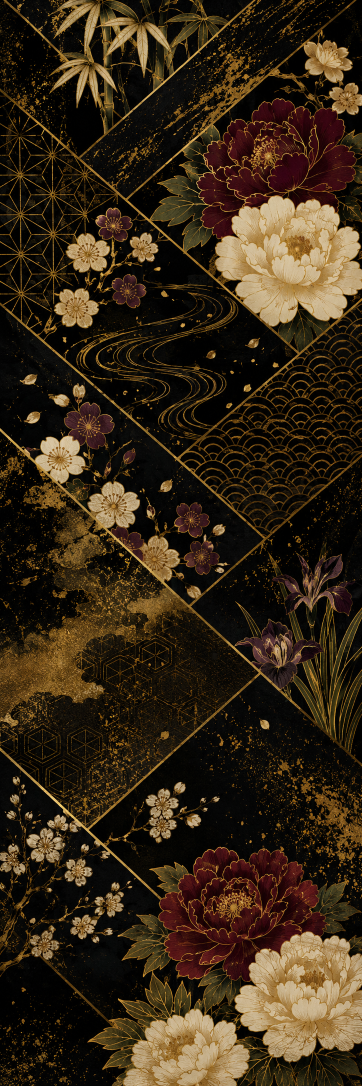
#> input picture public/ChatGPT Image 2026年5月19日 18_08_56.png, 724 x 2172 px, found by its file name (shown at 1/2 size)
$ python extend_image.py
#> lines starting #> are read from the running program, lines starting #| are printed output that depends on the picture
"""
Extend the Japanese wafuu image.
Strategy: fill large zones with visible patterns, then overlay gold diamond grid.
"""
from PIL import Image, ImageDraw
import math, random

random.seed(33)

GOLD     = (198, 160,  42)
MID_GOLD = (162, 128,  30)
DIM_GOLD = (115,  88,  18)
BLACK    = (  8,   6,   4)
CREAM    = (228, 208, 160)
PALE_PNK = (195, 168, 178)
DEEP_RED = (115,  18,  25)

# Zone base colors
Z1 = ( 42,   8,   8)   # deep burgundy
Z2 = (  8,  10,  46)   # deep indigo
Z3 = (  8,  42,  16)   # deep pine green
Z4 = ( 28,   6,  20)   # deep plum

# ── pattern fills (applied to a full rectangular tile) ────────────

def fill_seigaiha(td, w, h, bg, r=45):
    y, row = r, 0
    while y < h + r:
        x = (r if row % 2 else 0)
        while x < w + r:
            td.pieslice([x-r, y-r, x+r, y+r], 180, 360, fill=bg, outline=GOLD)
            ir = int(r * .6)
            td.arc([x-ir, y-ir, x+ir, y+ir], 180, 360, fill=MID_GOLD, width=1)
            ir2 = int(r * .32)
            td.arc([x-ir2, y-ir2, x+ir2, y+ir2], 180, 360, fill=DIM_GOLD, width=1)
            x += r * 2
        y += r; row += 1

def fill_asanoha(td, w, h, sz=34):
    step = int(sz * 2)
    y = step // 2
    while y < h + step:
        x = step // 2
        while x < w + step:
            for deg in range(0, 360, 60):
                a  = math.radians(deg)
                a2 = math.radians(deg + 60)
                ex,  ey  = x + sz*math.cos(a),  y + sz*math.sin(a)
                ex2, ey2 = x + sz*math.cos(a2), y + sz*math.sin(a2)
                td.line([(x,y),(ex,ey)],     fill=GOLD, width=1)
                td.line([(ex,ey),(ex2,ey2)], fill=GOLD, width=1)
            x += step
        y += step

def fill_kikkou(td, w, h, bg, r=32):
    hh = math.sqrt(3) * r
    col, x = 0, 0.0
    while x < w + r:
        y = hh / 2 if col % 2 else 0.0
        while y < h + r:
            pts = [(x + r*math.cos(math.radians(60*i)),
                    y + r*math.sin(math.radians(60*i))) for i in range(6)]
            td.polygon(pts, fill=bg, outline=GOLD)
            y += hh
        x += r * 1.5; col += 1

def fill_shippo(td, w, h, r=32):
    row = 0; y = 0
    while y < h + r:
        x = (r if row % 2 else 0)
        while x < w + r * 2:
            td.arc([x-r, y-r, x+r, y+r], 0, 360, fill=GOLD, width=2)
            x += r * 2
        y += r; row += 1

def fill_sakura(td, w, h):
    random.seed(42)
    for _ in range(35):
        sx = random.randint(15, w - 15)
        sy = random.randint(15, h - 15)
        r  = random.randint(14, 26)
        pc = CREAM if random.random() > .45 else PALE_PNK
        for i in range(5):
            a  = math.radians(72*i - 90)
            px, py = sx + r*math.cos(a), sy + r*math.sin(a)
            td.ellipse([px-r*.42, py-r*.42, px+r*.42, py+r*.42], fill=pc)
        td.ellipse([sx-r*.24, sy-r*.24, sx+r*.24, sy+r*.24], fill=GOLD)
    for _ in range(20):
        fx = random.randint(4, w-4); fy = random.randint(4, h-4)
        fr = random.randint(4, 8)
        td.ellipse([fx-fr,fy-fr,fx+fr,fy+fr],
                   fill=PALE_PNK if random.random()>.5 else CREAM)

def fill_waves(td, w, h):
    sp = 26; amp = 16; freq = 60
    y = 0
    while y < h:
        pts = [(x, y + amp*math.sin(2*math.pi*x/freq))
               for x in range(0, w+2, 3)]
        for i in range(len(pts)-1):
            td.line([pts[i],pts[i+1]], fill=MID_GOLD, width=1)
        y += sp


# ── build zone tiles and paste them ──────────────────────────────

original = Image.open(r'C:\Users\tryss\maro-hp3\public\ChatGPT Image 2026年5月19日 18_08_56.png')
#> original is the input picture: PIL image 724x2172 RGB; mean R, G, B 53.8, 39.8, 22.4
orig_w, orig_h = original.size
#> orig_w = 724; orig_h = 2172
print(f"Original: {orig_w}×{orig_h}")
#| Original: 724×2172

SCALE = 3
new_h = orig_h * SCALE
#> new_h = 6516
ext_h = new_h - orig_h      # 4344
#> ext_h = 4344

canvas = Image.new('RGB', (orig_w, new_h), BLACK)
canvas.paste(original, (0, 0))
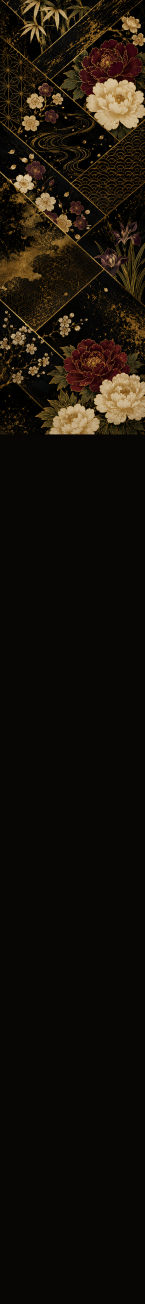
#> canvas: PIL image 724x6516 RGB (shown at 1/5 size); mean R, G, B 23.3, 17.3, 10.1

# Zone boundaries in the extension
z_h = ext_h // 4   # ~1086 px per zone
#> z_h = 1086

zones = [
    (orig_h,          orig_h + z_h,       Z1, lambda td,w,h: fill_seigaiha(td,w,h,Z1)),
    (orig_h + z_h,    orig_h + z_h*2,     Z2, lambda td,w,h: fill_asanoha(td,w,h)),
    (orig_h + z_h*2,  orig_h + z_h*3,     Z3, lambda td,w,h: fill_kikkou(td,w,h,Z3)),
    (orig_h + z_h*3,  new_h,              Z4, lambda td,w,h: fill_sakura(td,w,h)),
]

for y0, y1, bg, fn in zones:
    h_zone = y1 - y0
    tile   = Image.new('RGB', (orig_w, h_zone), bg)
    fn(ImageDraw.Draw(tile), orig_w, h_zone)
    canvas.paste(tile, (0, y0))
#> this loop made 4 passes
#> pass 1, `tile   = Image.new('RGB', (orig_w, h_zone), bg)`:
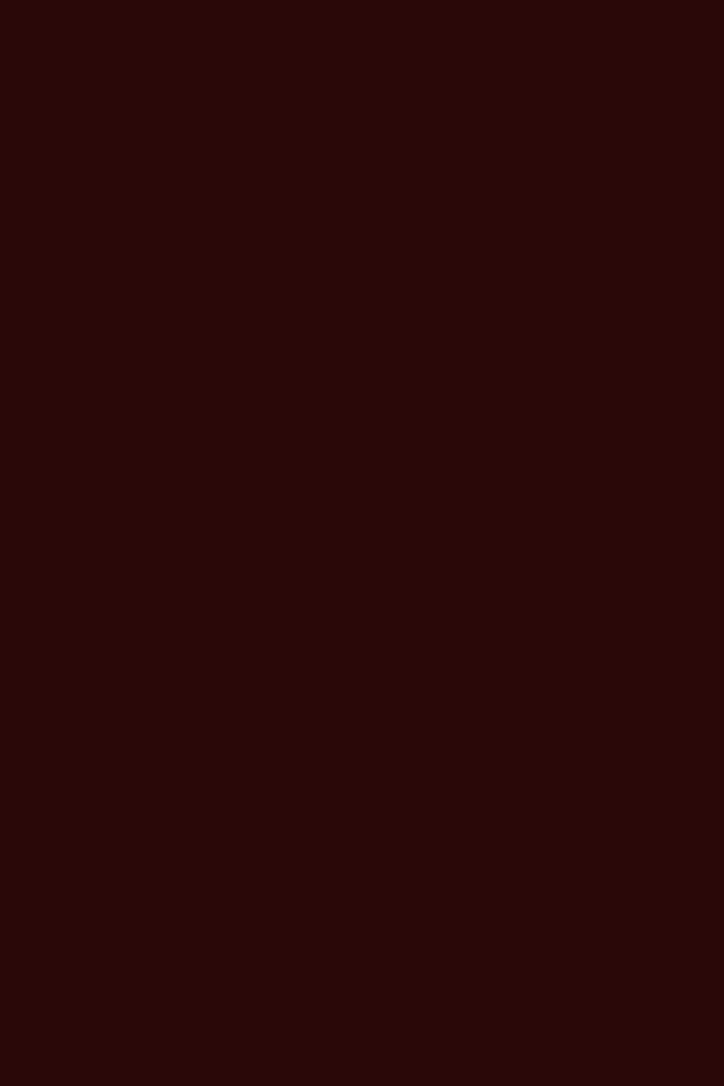
#> tile: PIL image 724x1086 RGB; mean R, G, B 42, 8, 8
#> pass 2, `tile   = Image.new('RGB', (orig_w, h_zone), bg)`:
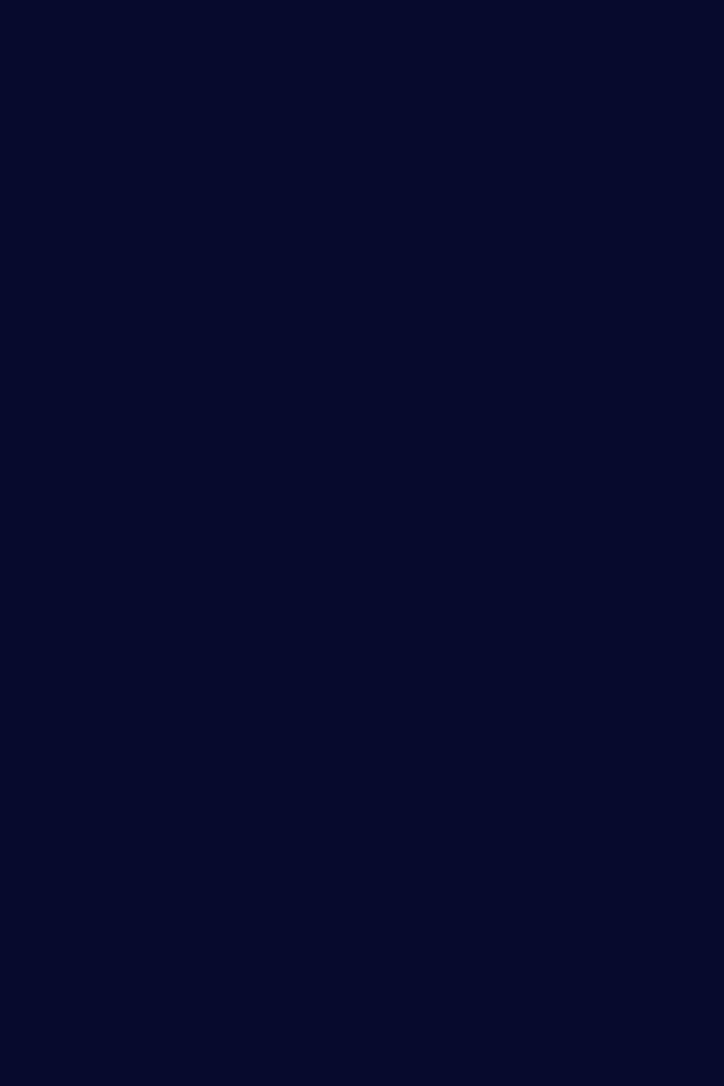
#> tile: PIL image 724x1086 RGB; mean R, G, B 8, 10, 46
#> pass 3, `tile   = Image.new('RGB', (orig_w, h_zone), bg)`:
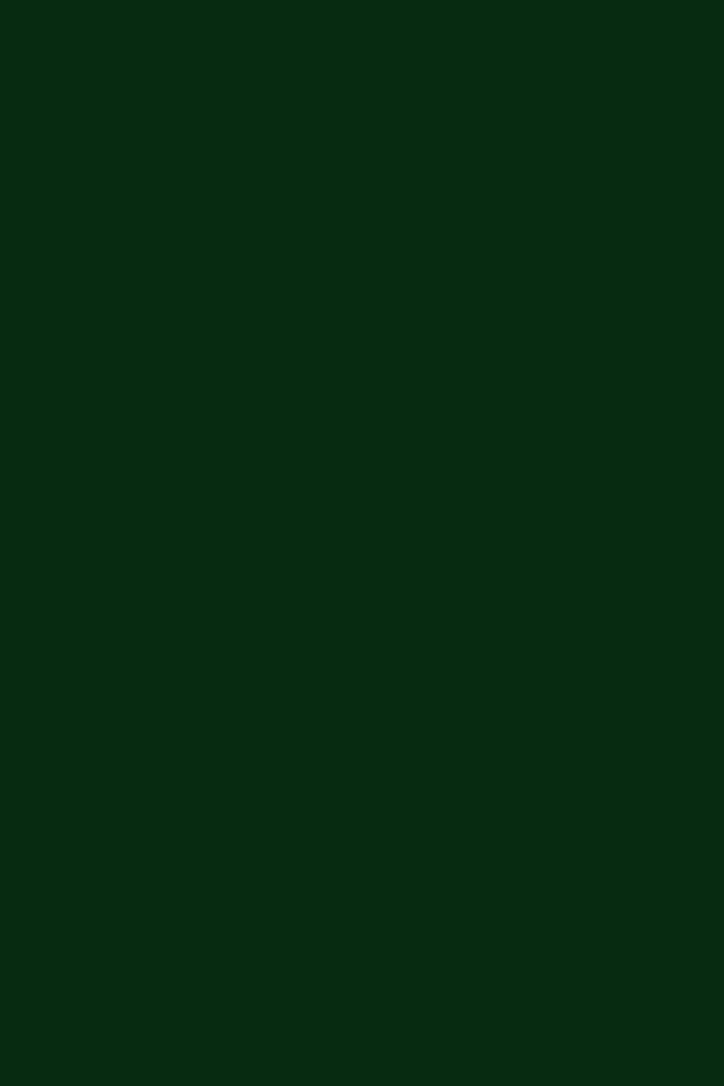
#> tile: PIL image 724x1086 RGB; mean R, G, B 8, 42, 16
#> after the loop:
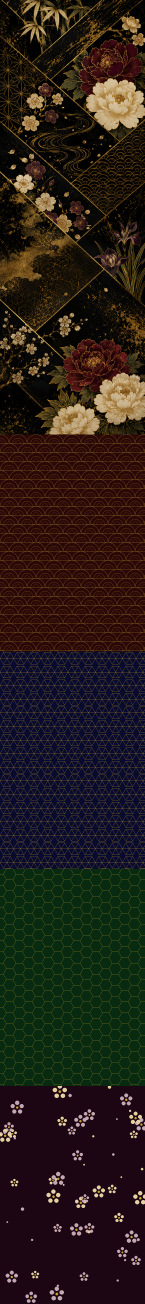
#> canvas: PIL image 724x6516 RGB (shown at 1/5 size); mean R, G, B 39.4, 30.4, 24.3
#> after the loop:
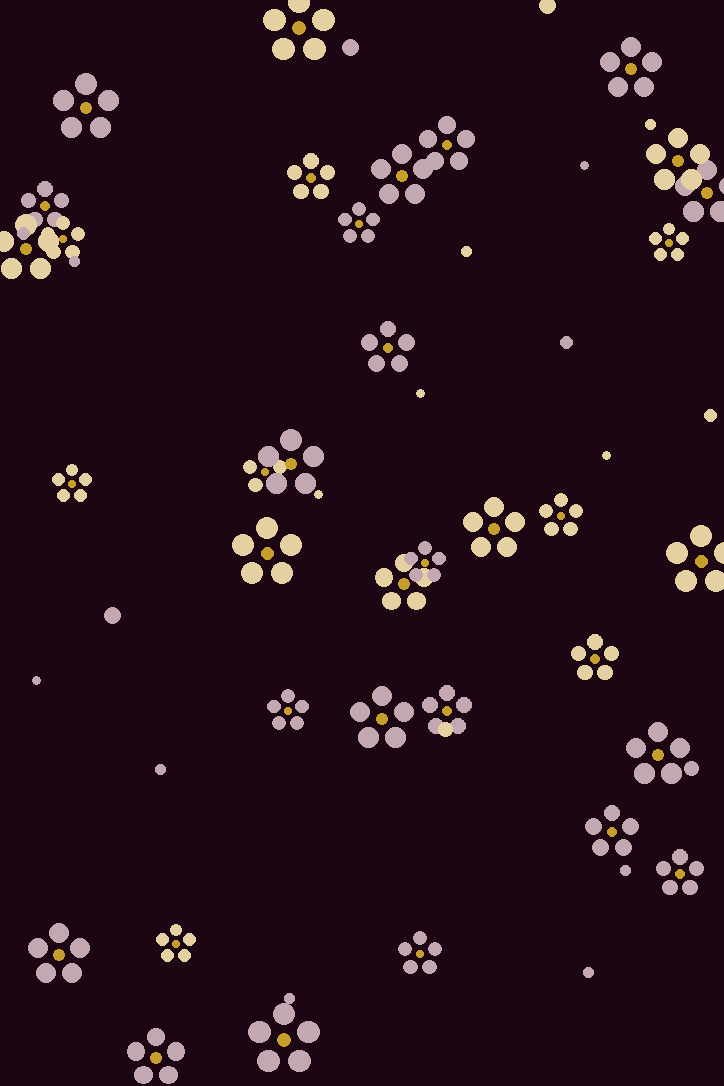
#> tile: PIL image 724x1086 RGB; mean R, G, B 38.8, 16.6, 28.5

# ── soft cross-fades between zones ───────────────────────────────
FADE_Z = 80
for y0, y1, bg, fn in zones[1:]:
    for y in range(y0, min(y0 + FADE_Z, y1)):
        t = (y - y0) / FADE_Z
        prev_row = canvas.getpixel if False else None   # unused
        for x in range(orig_w):
            above = canvas.getpixel((x, y - 1))
            below = canvas.getpixel((x, y))
            canvas.putpixel((x, y),
                tuple(int(above[c]*(1-t) + below[c]*t) for c in range(3)))

# ── overlay gold diagonal grid on entire extension ────────────────
draw   = ImageDraw.Draw(canvas)
SPACING = 220

for b in range(-SPACING * 5, orig_w + new_h + SPACING * 5, SPACING):
    # ↘  y = x + b
    pts = [(x, x + b) for x in range(0, orig_w + 1, 2)
           if orig_h - SPACING <= x + b <= new_h]
    for i in range(len(pts) - 1):
        draw.line([pts[i], pts[i+1]], fill=GOLD, width=2)
        draw.line([pts[i], pts[i+1]], fill=(228, 192, 65), width=1)

    # ↙  y = -x + b
    pts = [(x, b - x) for x in range(0, orig_w + 1, 2)
           if orig_h - SPACING <= b - x <= new_h]
    for i in range(len(pts) - 1):
        draw.line([pts[i], pts[i+1]], fill=GOLD, width=2)
        draw.line([pts[i], pts[i+1]], fill=(228, 192, 65), width=1)

# ── smooth seam at join ───────────────────────────────────────────
FADE = 220
for y in range(orig_h - FADE, min(orig_h + FADE // 3, new_h)):
    t = (y - (orig_h - FADE)) / (FADE * 1.5)
    t = max(0.0, min(1.0, t))
    for x in range(orig_w):
        op = original.getpixel((x, min(y, orig_h - 1)))
        ep = canvas.getpixel((x, y))
        canvas.putpixel((x, y),
            tuple(int(op[c] * (1-t) + ep[c] * t) for c in range(3)))
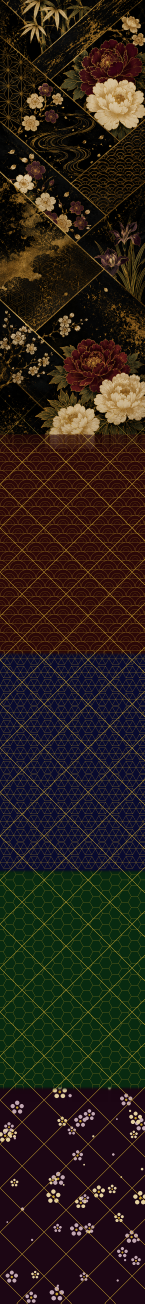
#> canvas: PIL image 724x6516 RGB (shown at 1/5 size); mean R, G, B 42.5, 33.1, 24.7

# ── save ──────────────────────────────────────────────────────────
out = r'C:\Users\tryss\maro-hp3\public\wafuu_extended.png'
canvas.save(out)
print(f"Saved {orig_w}×{new_h} → {out}")
#| Saved 724×6516 → C:\Users\tryss\maro-hp3\public\wafuu_extended.png

$ run again, with public/ChatGPT Image 2026年5月19日 19_21_45.png copied over public/ChatGPT Image 2026年5月19日 18_08_56.png
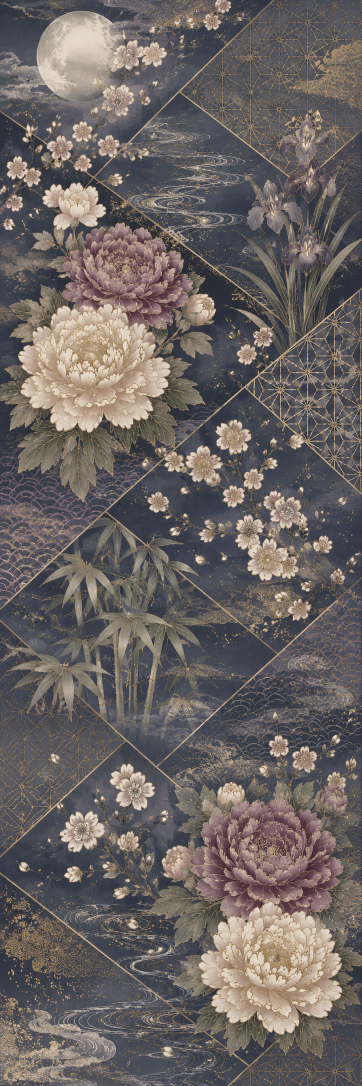
#> input picture public/ChatGPT Image 2026年5月19日 19_21_45.png, 724 x 2172 px, found by its file name (shown at 1/2 size)
#> original is the input picture: PIL image 724x2172 RGB; mean R, G, B 106.8, 100.1, 98.4
#| Original: 724×2172
#> `canvas.paste(original, (0, 0))`:
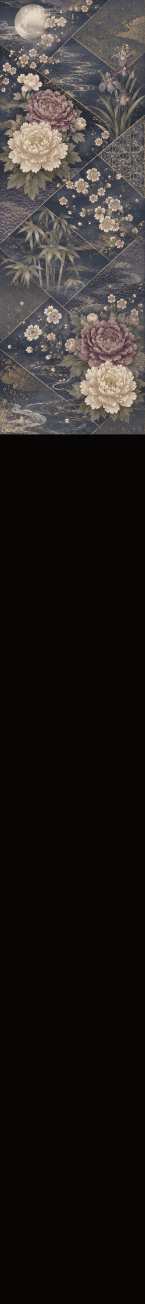
#> canvas: PIL image 724x6516 RGB (shown at 1/5 size); mean R, G, B 40.9, 37.4, 35.5
#> after the loop `for y in range(orig_h - FADE, min(orig_h + FADE // 3, new_h)):`:
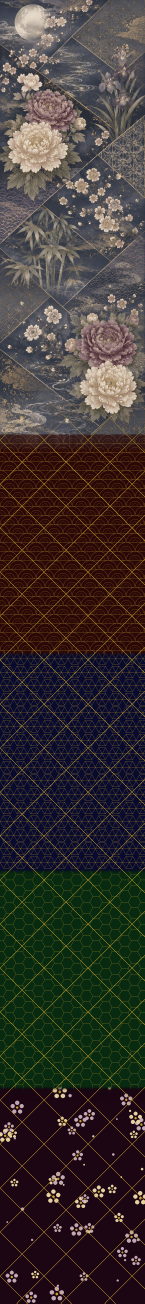
#> canvas: PIL image 724x6516 RGB (shown at 1/5 size); mean R, G, B 60.2, 53.2, 50.2
#| Saved 724×6516 → C:\Users\tryss\maro-hp3\public\wafuu_extended.png

$ run again, with public/ChatGPT Image 2026年5月20日 20_02_07.png copied over public/ChatGPT Image 2026年5月19日 18_08_56.png
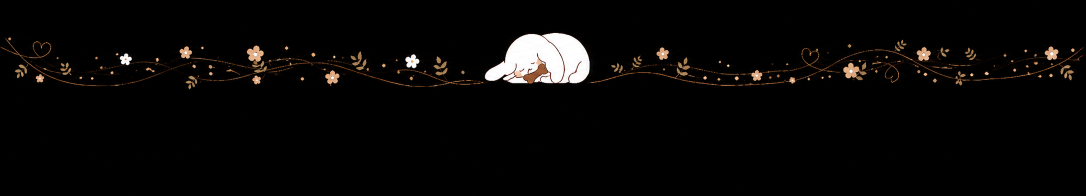
#> input picture public/ChatGPT Image 2026年5月20日 20_02_07.png, 2172 x 392 px, found by its file name (shown at 1/2 size)
#> original is the input picture: PIL image 2172x392 RGBA; mean R, G, B, A 8.4, 7.1, 6.3, 255
#| Original: 2172×392
#> after the loop `for y in range(orig_h - FADE, min(orig_h + FADE // 3, new_h)):`:
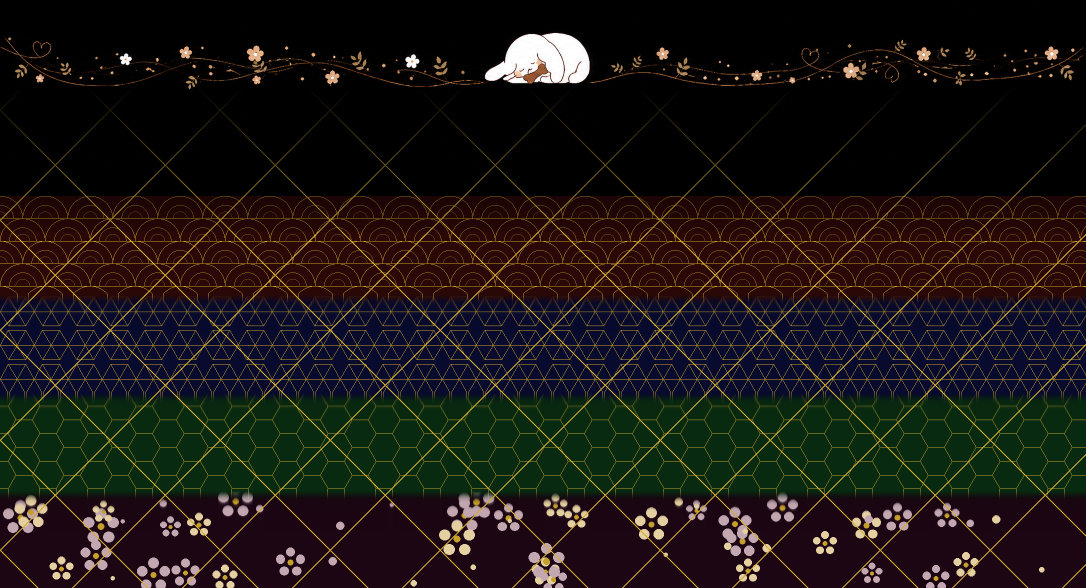
#> canvas: PIL image 2172x1176 RGB (shown at 1/2 size); mean R, G, B 28.1, 23.1, 20.1
#| Saved 2172×1176 → C:\Users\tryss\maro-hp3\public\wafuu_extended.png
